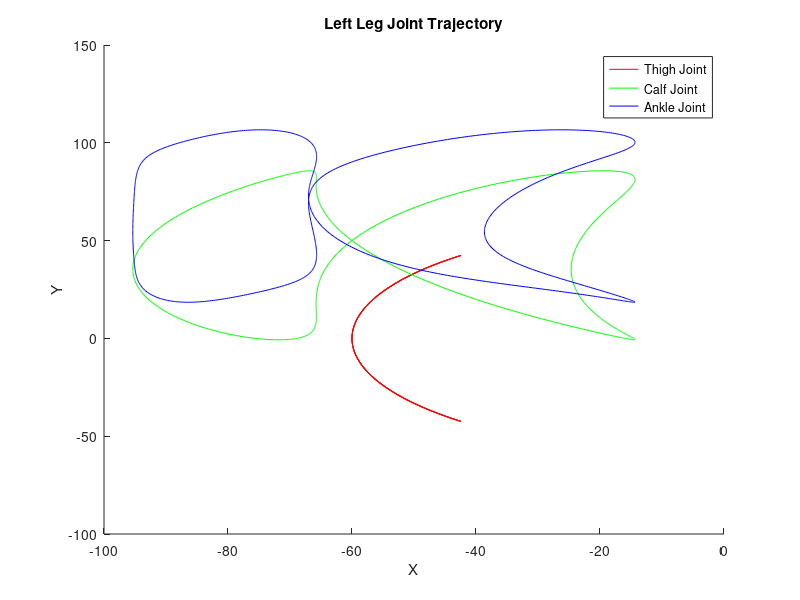
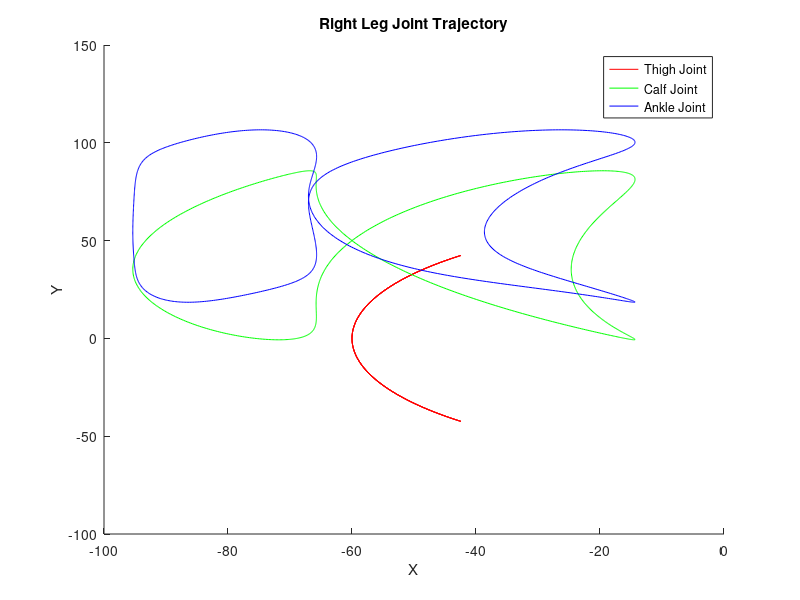
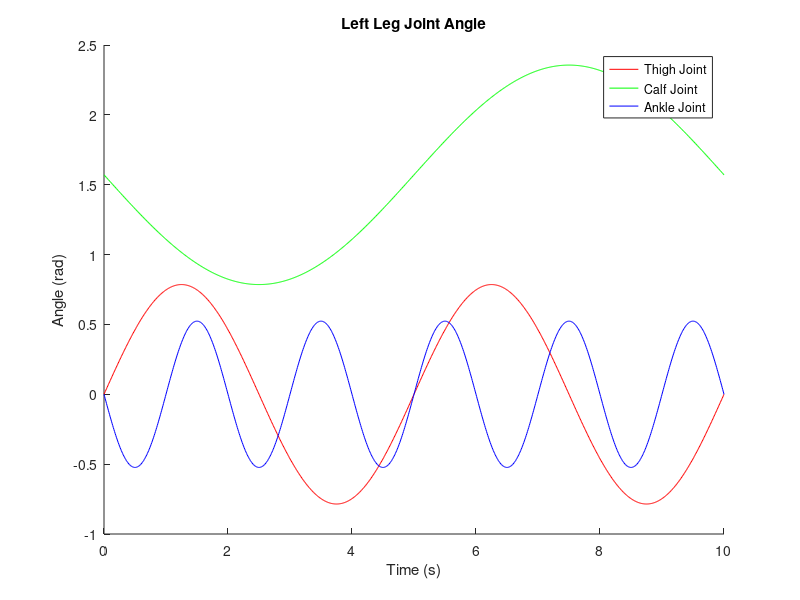
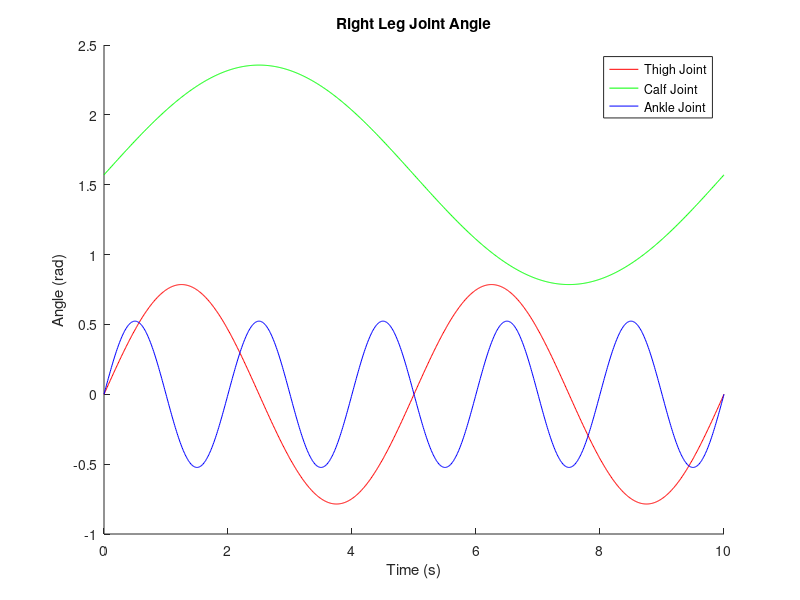

Write the MATLAB code that produced these figures, in order.
%% 定义常量
L1 = 60; % 大腿长
L2 = 50; % 小腿长
h = 7; % 脚底到脚踝高度
L3 = 14; % 脚掌长
T = 10; % 运动总时间
dt = 0.01; % 时间步长

%% 左腿大腿运动参数
theta1_L0 = 0;
T_L1 = 1;
theta1_Lmax = pi/4;

% 左腿小腿运动参数
theta2_L0 = pi/6;
T_L2 = 2;
theta2_Lmax = pi/6;

% 左腿脚踝运动参数
theta3_L0 = -pi/6;
T_L3 = 2;
theta3_Lmax = pi/12;

%% 右腿大腿运动参数
theta1_R0 = 0;
T_R1 = 1;
theta1_Rmax = pi/4;

% 右腿小腿运动参数
theta2_R0 = pi/6;
T_R2 = 2;
theta2_Rmax = pi/6;

% 右腿脚踝运动参数
theta3_R0 = -pi/6;
T_R3 = 2;
theta3_Rmax = pi/12;

%% 计算左腿各关节的运动轨迹和角度变化
t = 0:dt:T;
theta1_L = theta1_Lmax * sin(2 * pi / T_L1 * t);
theta2_L = theta2_Lmax * sin(2 * pi / T_L2 * t) + theta2_L0;
theta3_L = theta3_Lmax * sin(2 * pi / T_L3 * t) + theta3_L0;
x1_L = L1 * cos(theta1_L);
y1_L = L1 * sin(theta1_L);
x2_L = x1_L + L2 * cos(theta2_L);
y2_L = y1_L + L2 * sin(theta2_L);
x3_L = x2_L + h+L3 * sin(theta3_L);
y3_L = y2_L + h+L3 * cos(theta3_L);

%% 计算右腿各关节的运动轨迹和角度变化
theta1_R = theta1_Rmax * sin(2 * pi / T_R1 * t);
theta2_R = theta2_Rmax * sin(2 * pi / T_R2 * t) + theta2_R0;
theta3_R = theta3_Rmax * sin(2 * pi / T_R3 * t) + theta3_R0;
x1_R = L1 * cos(theta1_R);
y1_R = L1 * sin(theta1_R);
x2_R = x1_R + L2 * cos(theta2_R);
y2_R = y1_R + L2 * sin(theta2_R);
x3_R = x2_R + h+L3*sin(theta3_R);
y3_R = y2_R + h+L3*cos(theta3_R);

%% 计算左腿各关节的运动轨迹和角度变化
theta1_Lmax = pi / 4; % 大腿关节最大角度
T_L1 = T / 2; % 大腿关节运动周期
theta2_Lmax = pi / 4; % 小腿关节最大角度
theta2_L0 = pi / 2; % 小腿关节初始角度
T_L2 = T; % 小腿关节运动周期
theta3_Lmax = pi / 6; % 脚踝关节最大角度
theta3_L0 = 0; % 脚踝关节初始角度
theta1_L = theta1_Lmax * sin(2 * pi / T_L1 * (t + T / 2));
theta2_L = theta2_Lmax * sin(2 * pi / T_L2 * (t + T / 2)) + theta2_L0;
theta3_L = theta3_Lmax * sin(2 * pi / T_L3 * (t + T / 2)) + theta3_L0;
x1_L = -L1 * cos(theta1_L);
y1_L = L1 * sin(theta1_L);
x2_L = x1_L - L2 * cos(theta2_L);
y2_L = y1_L + L2 * sin(theta2_L);
x3_L = x2_L - h-L3*sin(theta3_L);
y3_L = y2_L + h+L3*cos(theta3_L);

%% 计算右腿各关节的运动轨迹和角度变化
theta1_Rmax = pi / 4; % 大腿关节最大角度
T_R1 = T / 2; % 大腿关节运动周期
theta2_Rmax = pi / 4; % 小腿关节最大角度
theta2_R0 = pi / 2; % 小腿关节初始角度
T_R2 = T; % 小腿关节运动周期
theta3_Rmax = pi / 6; % 脚踝关节最大角度
theta3_R0 = 0; % 脚踝关节初始角度
theta1_R = theta1_Rmax * sin(2 * pi / T_R1 * (t ));
theta2_R = theta2_Rmax * sin(2 * pi / T_R2 * (t )) + theta2_R0;
theta3_R = theta3_Rmax * sin(2 * pi / T_R3 * (t )) + theta3_R0;
x1_R = -L1 * cos(theta1_R);
y1_R = L1 * sin(theta1_R);
x2_R = x1_R - L2 * cos(theta2_R);
y2_R = y1_R + L2 * sin(theta2_R);
x3_R = x2_R - h-L3*sin(theta3_R);
y3_R = y2_R + h+L3*cos(theta3_R);

%% 绘制左腿关节轨迹
figure(1)
hold on
plot(x1_L, y1_L, 'r')
plot(x2_L, y2_L, 'g')
plot(x3_L, y3_L, 'b')
title('Left Leg Joint Trajectory')
xlabel('X')
ylabel('Y')
legend('Thigh Joint', 'Calf Joint', 'Ankle Joint')

% 绘制右腿关节轨迹
figure(2)
hold on
plot(x1_R, y1_R, 'r')
plot(x2_R, y2_R, 'g')
plot(x3_R, y3_R, 'b')
title('Right Leg Joint Trajectory')
xlabel('X')
ylabel('Y')
legend('Thigh Joint', 'Calf Joint', 'Ankle Joint')

%% 绘制左腿关节角度变化
figure(3)
hold on
plot(t, theta1_L, 'r')
plot(t, theta2_L, 'g')
plot(t, theta3_L, 'b')
title('Left Leg Joint Angle')
xlabel('Time (s)')
ylabel('Angle (rad)')
legend('Thigh Joint', 'Calf Joint', 'Ankle Joint')

% 绘制右腿关节角度变化
figure(4)
hold on
plot(t, theta1_R, 'r')
plot(t, theta2_R, 'g')
plot(t, theta3_R, 'b')
title('Right Leg Joint Angle')
xlabel('Time (s)')
ylabel('Angle (rad)')
legend('Thigh Joint', 'Calf Joint', 'Ankle Joint')